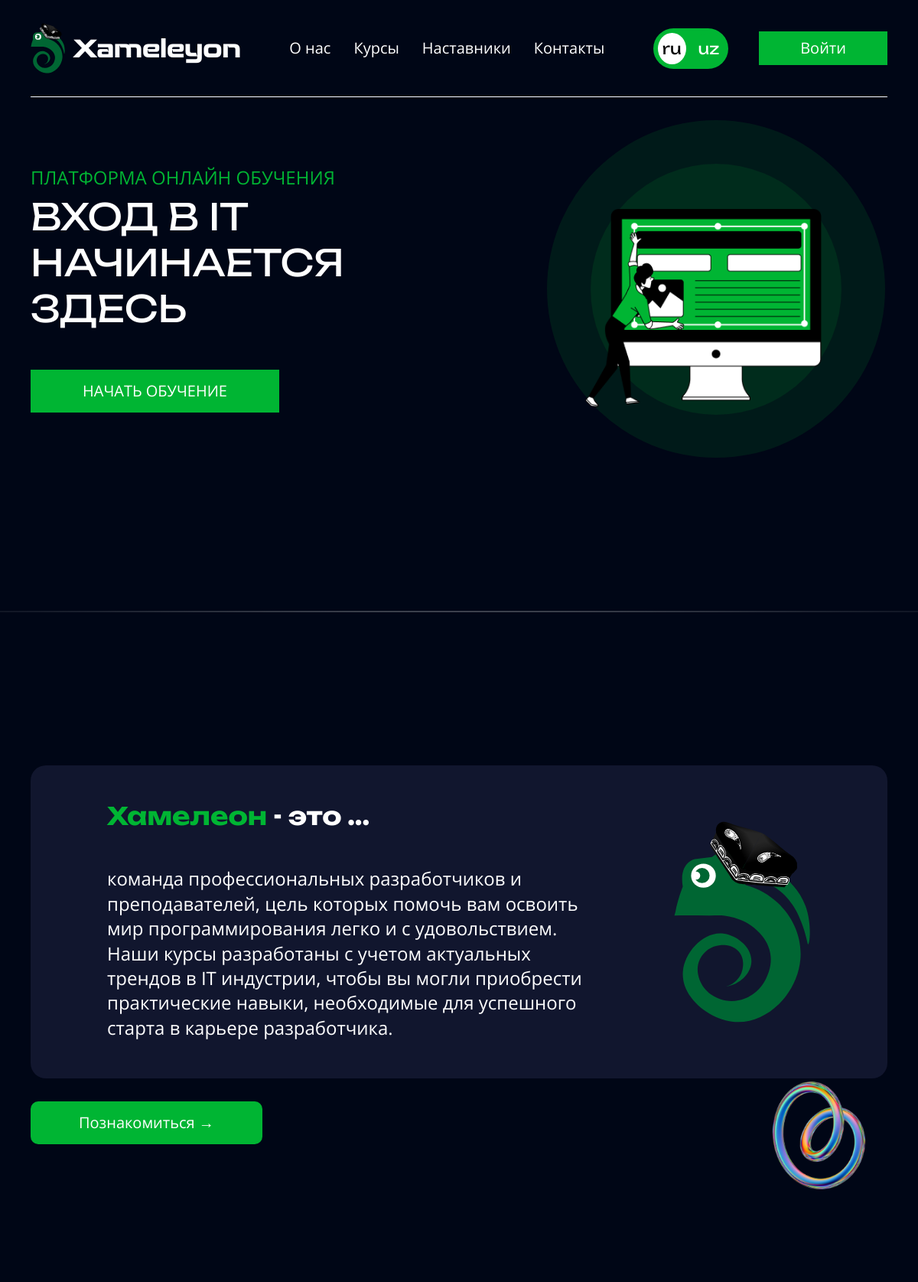
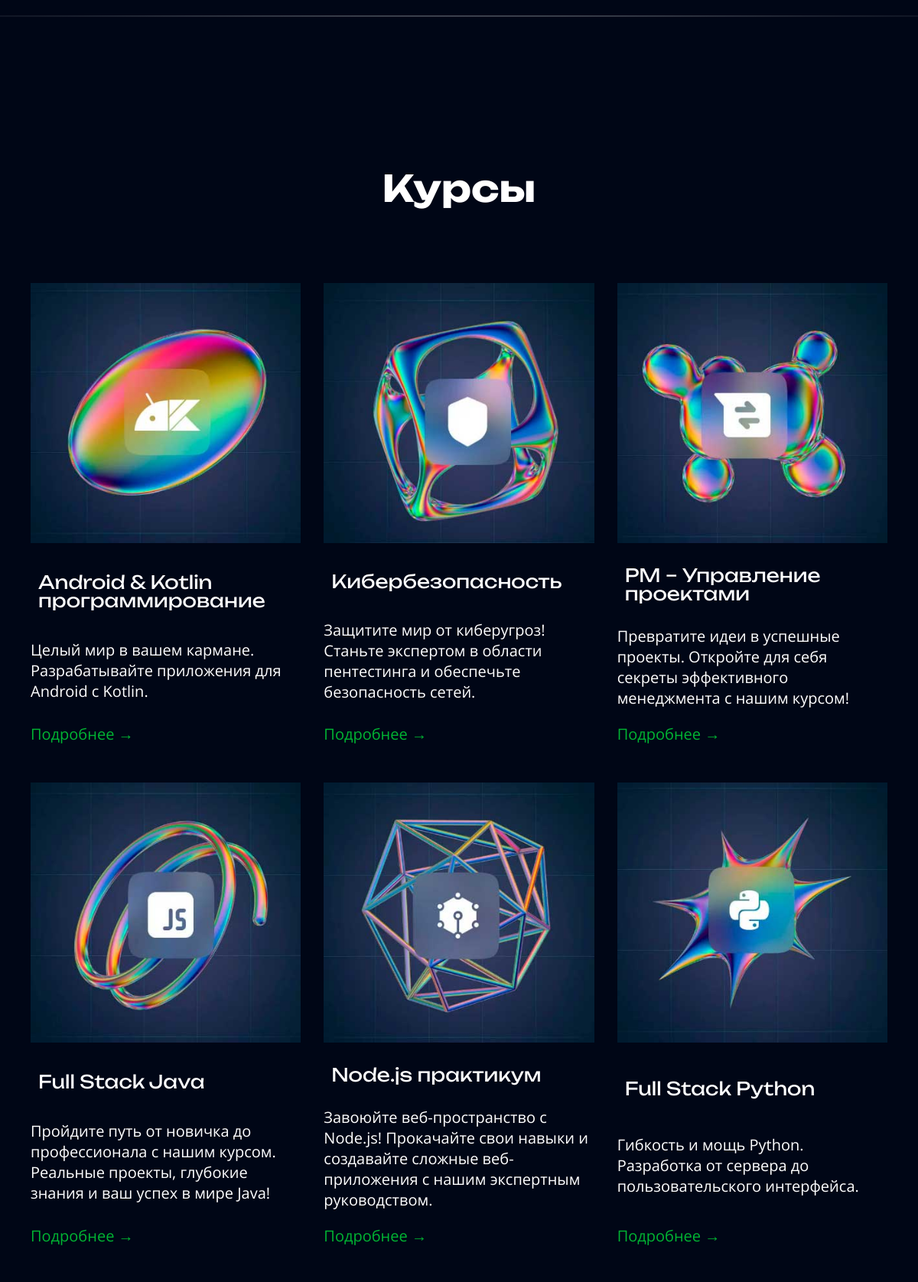
/main/ (upper part), run on the app's committed database (2 pictures, top to bottom).
### tables this page shows
CREATE TABLE `courses` (
  `id` int(11) NOT NULL,
  `img` varchar(255) NOT NULL,
  `name` varchar(255) NOT NULL,
  `price` float NOT NULL,
  `specialist` varchar(255) NOT NULL,
  `miniDiscription` text NOT NULL,
  `slogan` varchar(255) NOT NULL,
  `discription` text NOT NULL,
  `telegLink` varchar(255) NOT NULL,
  `releaseCourse` tinyint(4) NOT NULL DEFAULT '0'
);

### index.php (called while the page is built, shortened)
<?php
spl_autoload_register(function ($class) {
    $path = str_replace('\\', '/', $class . '.php');
});
$routerMan = new Router;
$routerMan->run();
?>

### app/controllers/MainController.php (called while the page is built, shortened)
<?php
class MainController extends Controller
{
    public function welcomeAction()
    {
        $courses = $this->courseMod->getAllCourses();
        $useres = $this->userMod->getAllUserRole(2);
        $profUseres = [];
        foreach ($useres as $user) {
            $getProf = $this->professionMod->getProfession($user['id']);
            $profUser = [
                'img' => $user['img'],
                'name' => $user['name'],
                'surname' => $user['surname'],
                'nameProf' => $getProf['name'],
                'imgProf' => $getProf['img'],
            ];
            array_unshift($profUseres, $profUser);
        }
        $data = [
            'courses' => $courses,
            'profUseres' => $profUseres
        ];
        $this->view->render('Xameleyon', $data);
    }
}
?>

### app/database/Database.php (called while the page is built, shortened)
<?php
class Database
{
    private $connect;
    public function __construct()
    {
        try {
            $host = 'localhost';
            $dbname = 'Xameleyon';
            $username = 'root';
            $password = '';
            $dsn = "mysql:host=$host;dbname=$dbname";
            $this->connect = new PDO($dsn, $username, $password);
        } catch (PDOException $e) {
            echo $e;
        }
    }
    public function getAll($sql, $params = [])
    {
        $statement = $this->connect->prepare($sql);
        $statement->execute($params);
        $objects = $statement->fetchAll(PDO::FETCH_ASSOC);
        return $objects;
    }
}
?>

### app/models/CourseModel.php (called while the page is built, shortened)
<?php
class CourseModel extends Model
{
    public function getAllCourses()
    {
        $sql = "SELECT * FROM `courses`";
        return $this->connect->getAll($sql);
    }
}
?>

### app/core/Controller.php (called while the page is built, shortened)
<?php
abstract class Controller
{
    public function __construct($route)
    {
        $this->courseMod = new CourseModel;
    }
}
?>

### app/core/Model.php (called while the page is built, shortened)
<?php
abstract class Model
{
    public function __construct()
    {
        $this->connect = new Database;
    }
}
?>

### app/views/main/welcome.php (the view, shortened to what this page needs)
<?php
$publicPath = '../public/';
$courses = $vars['courses'];
?>
<div class="wrapper">
    <section class="welcome-banner _content _py">
        <div class="welcome-banner__word">
            <p class="_text-lvl_1">Платформа онлайн обучения</p>
            <h2>Вход в it начинается здесь</h2>
            <a class="_btn" href="#cours">Начать обучение</a>
        </div>
        <div class="welcome-banner__foto">
            <div class="welcome-banner__obsalute">
                <img src="<?= htmlentities($publicPath) ?>media/page-welcome/welcome-banne.png" alt="banner">
            </div>
        </div>
    </section>
    <section class="_lineSection _content _py"></section>
    <section class="about _py _content" id="about">
        <div class="info-block _fonBack-navy__blue">
            <div class="info-block__word">
                <h3 class="_700"><span>Хамелеон</span> - это ...</h3>
                <p class="_text-lvl_1"> команда профессиональных разработчиков и преподавателей, цель которых помочь вам
                    освоить мир программирования легко и с удовольствием. Наши курсы разработаны с учетом актуальных
                    трендов в IT индустрии, чтобы вы могли приобрести практические навыки, необходимые для успешного
                    старта в карьере разработчика.</p>
            </div>
            <img class="info-block__logo" src="<?= htmlentities($publicPath) ?>media/logo/logo-mini.svg"
                alt="logo-mini">
            <img class="info-block__pretzel" src="<?= htmlentities($publicPath) ?>media/icons/rainbow-pretzel.png"
                alt="rainbow-pretzel">
        </div>
        <a class="about__btn _btn _border" href="about">Познакомиться →</a>
    </section>
    <section class="_lineSection _content _py"></section>
    <section class="cours _content _py" id="cours">
        <h2 class="cours__title _700">Курсы</h2>
        <div class="cours__cards">
            <?php foreach ($courses as $course) { ?>
                <div class="cours__card _cours-card">
                    <img src="<?= htmlentities($publicPath) ?>media/cours-cards/<?= htmlentities($course['img']) ?>"
                        alt="cours">
                    <h5><?= htmlentities($course['name']) ?></h5>
                    <p class="_text-lvl_2"><?= htmlentities($course['miniDiscription']) ?></p>
                    <?php
                    if ($course['releaseCourse'] == 1) { ?>
                        <form method="post" action="cours">
                            <button name="oneCourse">Подробнее <span>→</span></button>
                        </form>
                    <?php } else { ?>
                        <h5>СКОРО</h5>
                    <?php } ?>
                </div>
            <?php } ?>
        </div>
    </section>
</div>

### app/core/Router.php (shortened to what this page needs)
<?php
class Router
{
    protected $routes = [];
    protected $params = [];
    public function add($route, $params)
    {
        $route = '#^' . $route . '$#';
        $this->routes[$route] = $params;
    }
    public function match()
    {
        $url = trim($_SERVER['REQUEST_URI'], '/');
        foreach ($this->routes as $route => $params) {
            if (preg_match($route, $url, $matches)) {
                $this->params = $params;
                return true;
            }
        }
        return false;
    }
    public function run()
    {
        if ($this->match()) {
            $path = 'app\controllers\\' . ucfirst($this->params['controller']) . 'Controller';
            if (class_exists($path)) {
                $action = $this->params['action'] . 'Action';
                if (method_exists($path, $action)) {
                    $controller = new $path($this->params);
                    $controller->$action();
                } else {
                    View::errorCode(404);
                }
            } else {
                View::errorCode(404);
            }
        } else {
            View::errorCode(404);
        }
    }
}
?>

### app/core/View.php (shortened to what this page needs)
<?php
class View
{
    public $path;
    public $layout = 'default';
    public $linksPage;
    public $headFoot;
    public function __construct($route)
    {
        $this->path = $route['controller'] . '/' . $route['action'];
        $this->linksPage = $route['action'];
        $this->headFoot = $route['controller'];
    }
    public function render($title, $vars = [])
    {
        extract($vars);
        if ($this->headFoot == 'profile') {
            $panelWin = $this->linksPage;
            $path = 'app/views/' . $this->headFoot . '/' . $this->headFoot . '.php';
        } else {
            $path = 'app/views/' . $this->path . '.php';
        }
        if (file_exists($path)) {
            require $path;
            $content = ob_get_clean();
            $headFoot = $this->headFoot;
            require 'app/views/layouts/' . $this->layout . '.php';
        } else {
            echo "Вид не найден: " . $this->path;
        }
    }
}
?>

### app/views/partials/header.php (shortened to what this page needs)
<?php $publicPath = '../public/'; ?>
<!DOCTYPE html>
<html>
<head>
    <link rel="stylesheet" href="<?= $publicPath ?>css/style.css">
</head>
<body>
    <?php if ($headFoot != "profile") { ?>
        <header class="header _content">
            <div class="header__content">
                <a class="header__logo" href="/">
                    <img src="<?= htmlentities($publicPath) ?>media/logo/logo-mini.svg" alt="logo-mini">
                    <p>Xameleyon</p>
                </a>
                <?php if ($headFoot != "lesson") { ?>
                    <nav class="header__nav">
                        <a href="<?= htmlentities($links['about']) ?>">О нас</a>
                        <a href="<?= htmlentities($links['cours']) ?>">Курсы</a>
                        <a href="<?= htmlentities($links['teacher']) ?>">Наставники</a>
                        <a href="<?= htmlentities($links['contact']) ?>">Контакты</a>
                    </nav>
                <?php } ?>
                <div class="header__btns">
                    <div class="header__lang" data-langeParent="parent-lang">
                        <button
                            class="header__lang-p
                            <?php echo htmlentities((isset($_SESSION['selectedLanguage']) && $_SESSION['selectedLanguage'] == 'ru') ? '_active' : ''); ?>"
                            data-lange="lang-ru" data-ya-lang="ru" name="langeRu">ru</button>
                        <button
                            class="header__lang-p
                            <?php echo htmlentities((isset($_SESSION['selectedLanguage']) && $_SESSION['selectedLanguage'] == 'uz') ? '_active' : ''); ?>"
                            data-lange="lang-uz" data-ya-lang="uz" name="langeUz">uz</button>
                    </div>
                    <?php if (isset($_SESSION["user"])) { ?>
                        <a class="_login _btn" href="../../profile/infoUser">В кабинет</a>
                    <?php } else { ?>
                        <a class="_btn" href="<?= htmlentities($links['login']) ?>">Войти</a>
                    <?php } ?>
                </div>
            </div>
        </header>
    <?php } ?>

### app/views/layouts/default.php (shortened to what this page needs)
<?php
switch ($linksPage) {
    case 'welcome':
        $links = [
            'about' => '#about',
            'cours' => '#cours',
            'teacher' => '#teacher',
            'contact' => '#contact',
            'login' => 'login',
        ];
        break;
}
require_once ('app/views/partials/header.php');
echo $content;
require_once ('app/views/partials/footer.php');
?>
</body>
</html>

### app/views/partials/footer.php (shortened to what this page needs)
</body>
</html>

### data on the page
courses: img (picture), name "Android & Kotlin программирование", miniDiscription "Целый мир в вашем кармане. Разрабатывайте приложения для Android с Kotlin."
courses: img (picture), name "Кибербезопасность", miniDiscription "Защитите мир от киберугроз! Станьте экспертом в области пентестинга и обеспечьте безопасность сетей."
courses: img (picture), name "PM – Управление проектами", miniDiscription "Превратите идеи в успешные проекты. Откройте для себя секреты эффективного менеджмента с нашим курсом!"
courses: img (picture), name "Full Stack Java", miniDiscription "Пройдите путь от новичка до профессионала с нашим курсом. Реальные проекты, глубокие знания и ваш успех в мире Java!"
courses: img (picture), name "Node.js практикум", miniDiscription "Завоюйте веб-пространство с Node.js! Прокачайте свои навыки и создавайте сложные веб-приложения с нашим экспертным руководством."
courses: img (picture), name "Full Stack Python", miniDiscription "Гибкость и мощь Python. Разработка от сервера до пользовательского интерфейса."
